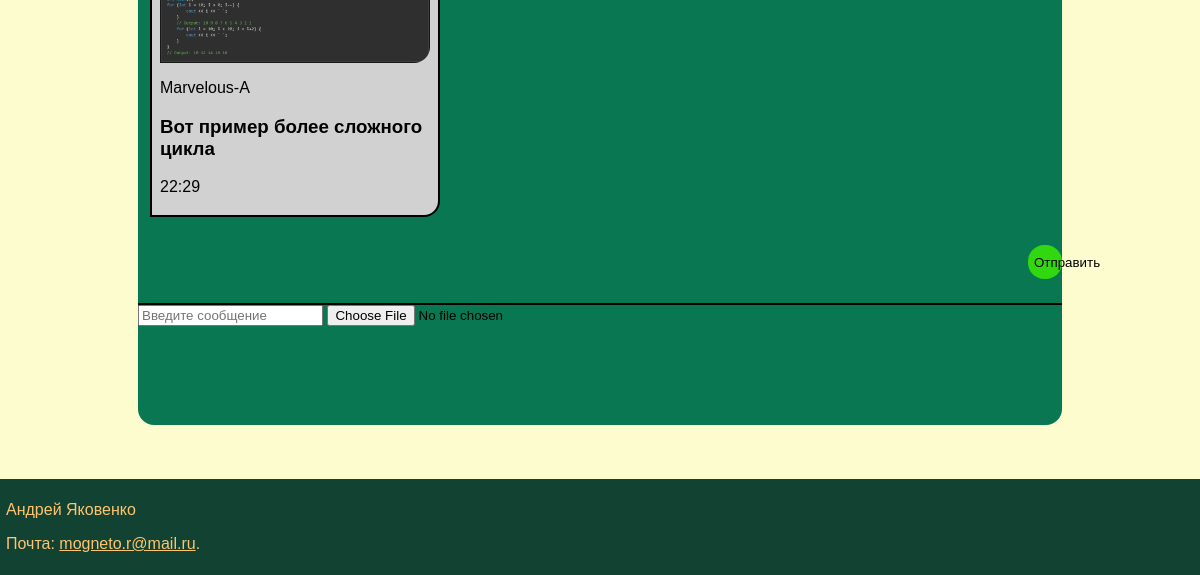
Before: /question_detail/3 (signed in, lower part) with the older database file.
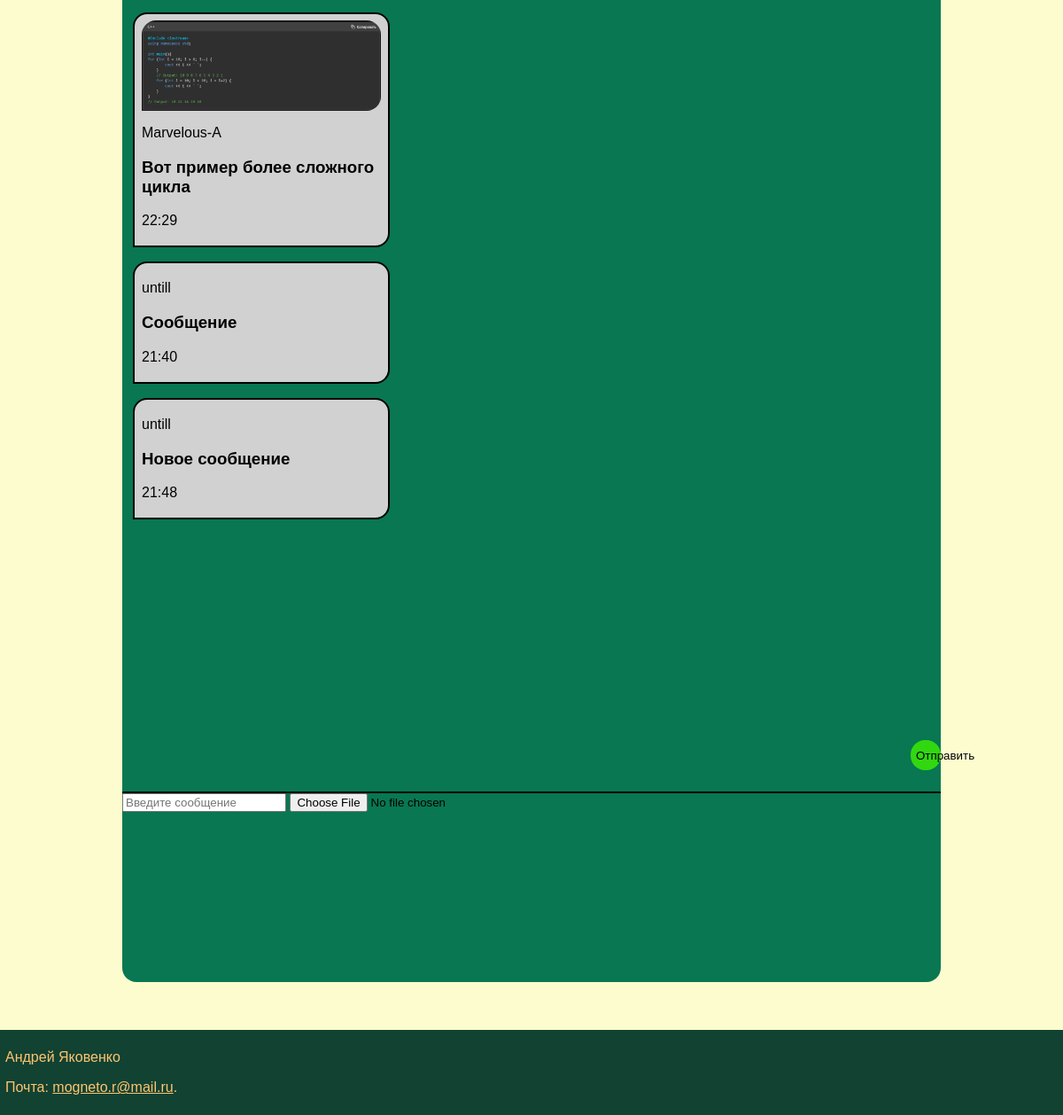
After: the same page with the newer database file.
### forum/models.py (models this page shows, shortened)
class Message(models.Model):
    author = models.ForeignKey(User, on_delete=models.CASCADE, blank=True)
    text = models.CharField(max_length=500)
    time = models.DateTimeField(auto_now_add=True)
    image = models.ImageField(upload_to='messages/', blank=True)
    question = models.ForeignKey(Question, on_delete=models.CASCADE, blank=True)

### forum/views.py (the view)
# urls.py: path('question_detail/<int:pk>', views.question_detail, name='question_detail'),
@never_cache
@login_required(login_url='login')
def question_detail(request, pk):
    user = request.user
    question = get_object_or_404(Question, pk=pk)
    messages = Message.objects.filter(question=question)
    if request.method == 'POST':
        message_form = MessageForm(data=request.POST, files=request.FILES)
        if message_form.is_valid():
            message = message_form.save(commit=False)
            message.author = request.user  # Автоматически устанавливаем автора
            message.question = question         # и тему
            message.save()
            redirect('question_detail', pk=pk)
        else:
            print(message_form.errors)
    else:
        message_form = MessageForm()
    return render(request, 'card/question_detail.html', {'question':question, 'form': message_form, 'messages': messages})

### forum/forms.py
class MessageForm(forms.ModelForm):
    class Meta:
        model = Message
        fields = ('author', 'text', 'image', 'question')

### forum/templates/card/question_detail.html (shortened to what this page needs)
{% extends "card/base.html" %}
{% block content %}
    <div id="window">
        {% for message in messages %}
            {% if message.author == user %}
                {% if message.image %}
                    <p>
                        <div class='text_message_user' id="message-{{message.pk}}">
                            <img style="" class='image_message_user' src={{message.image.url}} alt='foto_author'\>
                            <h3>{{message.text}}</h3>
                            <p>{{message.time|date:"H:i"}}</p>
                            <button onclick="sendDelete({{message.pk}})">Удалить</button>
                        </div>
                    </p>
                {% else %}
                    <p>
                        <div class='text_message_user' id="message-{{message.pk}}">
                            <h3>{{message.text}}</h3>
                            <p>{{message.time|date:"H:i"}}</p>
                            <button onclick="sendDelete({{message.pk}})">Удалить</button>
                        </div>
                    </p>
                {% endif %}
            {% else %}
                {% if message.image %}
                    <p>
                        <div class='text_message_interlocutor'>
                            <img class='image_message_interlocutor' src={{message.image.url}} alt='foto_users'\>
                            <p>{{message.author}}</p>
                            <h3>{{message.text}}</h3><p>{{message.time|date:"H:i"}}</p>
                        </div>
                    </p>
                {% else %}
                    <p>
                        <div class='text_message_interlocutor'>
                            <p>{{message.author}}</p>
                            <h3>{{message.text}}</h3><p>{{message.time|date:"H:i"}}</p>
                        </div>
                    </p>
                {% endif %}
            {% endif %}
        {% endfor %}
    </div>
    <div id='text_bar'>
       <input id="message_input" type="text" placeholder="Введите сообщение">
       <input type="file" id="image_input" accept="image/*">
       <button id='text_button' onclick="sendMessage()">Отправить</button>
    </div>
{% endblock %}

### forum/templates/card/base.html (shortened to what this page needs)
{% load static %}
<html lang="en">
<head>
    <link rel='stylesheet' href={% static "css/base.css" %}>
</head>
<body>
    {% block content %}
    {% endblock %}
    <br><br><br>
    <footer id="footer">
        <p>Андрей Яковенко</p>
        <p>Почта: <a href="mailto:mogneto.r@mail.ru">mogneto.r@mail.ru</a>.</p>
    </footer>
</body>
</html>

### forum/static/css/base.css (style rules this page uses)
body { min-height: 100vh; width: 100%; background-color: #fcfcce; margin: 0 auto; display: flex; flex-direction: column; font-family: 'Jost', sans-serif; }
#window { height: 85%; width: 75%; left: 0; right: 0; margin: 0 auto; padding: 1%; border-radius: 16px 16px 0px 0px; background-color:#087752; overflow-y: scroll; }
.text_message_interlocutor { width: 30%; padding: 3px 8px; border: 2px solid #000000; margin-right: auto; margin-left: 0; border-radius: 16px 16px 16px 0px; background-color: rgb(209, 209, 209); }
.image_message_interlocutor { width: 100%; margin-top: 1.5%; border-radius: 16px 16px 16px 0px; }
#text_bar { height: 15%; width: 77%; left: 0; right: 0; margin: 0 auto; align-items: center; background-color: #087752; border-top: 2px solid #000000; border-radius: 0px 0px 16px 16px; }
#text_button { height: 34px; width: 34px; left: 0; right: 0; margin: 0 auto; float: right; position: relative; bottom: 60px; border: none; border-radius: 48%; background-color: #31d810; background-image: url('forum\static\image_for_site\send_icon_183897.png'); cursor: pointer; }
#footer { padding: 0.5%; margin-top: auto; background-color: #114232; color: #FFC470; }
#footer a { color: #FFC470; }

Changed rows visible on the page:
added Message: author "untill", text "Сообщение", time "21:40"
added Message: author "untill", text "Новое сообщение", time "21:48"
